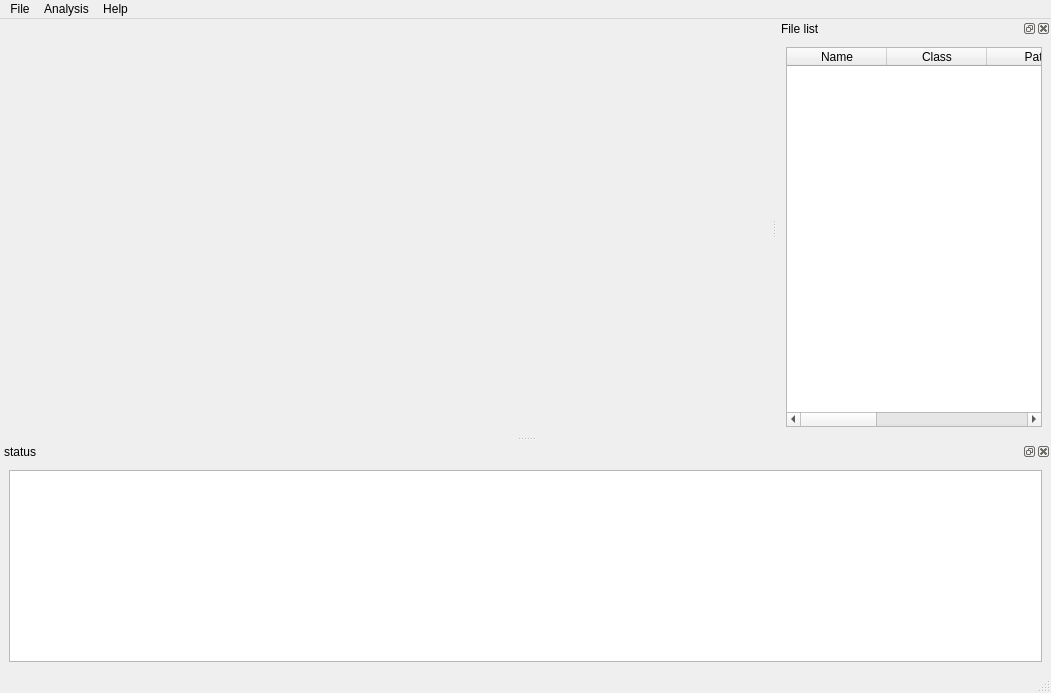
<?xml version="1.0" encoding="UTF-8"?>
<ui version="4.0">
 <class>MainWindow</class>
 <widget class="QMainWindow" name="MainWindow">
  <property name="geometry">
   <rect>
    <x>0</x>
    <y>0</y>
    <width>1051</width>
    <height>693</height>
   </rect>
  </property>
  <property name="sizePolicy">
   <sizepolicy hsizetype="MinimumExpanding" vsizetype="MinimumExpanding">
    <horstretch>0</horstretch>
    <verstretch>0</verstretch>
   </sizepolicy>
  </property>
  <property name="minimumSize">
   <size>
    <width>1051</width>
    <height>693</height>
   </size>
  </property>
  <property name="windowTitle">
   <string>nearest-rich</string>
  </property>
  <widget class="QWidget" name="centralwidget">
   <layout class="QGridLayout" name="gridLayout_3">
    <item row="1" column="0">
     <widget class="matplotlibWidget" name="widget_matplotlib" native="true"/>
    </item>
   </layout>
  </widget>
  <widget class="QMenuBar" name="menubar">
   <property name="geometry">
    <rect>
     <x>0</x>
     <y>0</y>
     <width>1051</width>
     <height>21</height>
    </rect>
   </property>
   <widget class="QMenu" name="menuFile">
    <property name="title">
     <string>File</string>
    </property>
    <addaction name="actionOpen"/>
    <addaction name="actionOpen_Dir"/>
    <addaction name="actionSave_As"/>
   </widget>
   <widget class="QMenu" name="menuAnalysis">
    <property name="title">
     <string>Analysis</string>
    </property>
    <widget class="QMenu" name="menuCompids">
     <property name="title">
      <string>Compids</string>
     </property>
     <addaction name="actionExport_CSV"/>
     <addaction name="actionExport_SQLiteDB"/>
    </widget>
    <addaction name="actionStart_Analysis"/>
    <addaction name="menuCompids"/>
   </widget>
   <widget class="QMenu" name="menuHelp">
    <property name="title">
     <string>Help</string>
    </property>
    <addaction name="actionAbout"/>
   </widget>
   <addaction name="menuFile"/>
   <addaction name="menuAnalysis"/>
   <addaction name="menuHelp"/>
  </widget>
  <widget class="QStatusBar" name="statusbar"/>
  <widget class="QDockWidget" name="dockWidget_filelist">
   <property name="sizePolicy">
    <sizepolicy hsizetype="MinimumExpanding" vsizetype="MinimumExpanding">
     <horstretch>0</horstretch>
     <verstretch>0</verstretch>
    </sizepolicy>
   </property>
   <property name="windowTitle">
    <string>File list</string>
   </property>
   <attribute name="dockWidgetArea">
    <number>2</number>
   </attribute>
   <widget class="QWidget" name="dockWidgetContents_3">
    <property name="sizePolicy">
     <sizepolicy hsizetype="MinimumExpanding" vsizetype="MinimumExpanding">
      <horstretch>0</horstretch>
      <verstretch>0</verstretch>
     </sizepolicy>
    </property>
    <layout class="QGridLayout" name="gridLayout">
     <item row="0" column="0">
      <widget class="QTableWidget" name="tableWidget_file">
       <property name="editTriggers">
        <set>QAbstractItemView::NoEditTriggers</set>
       </property>
       <property name="alternatingRowColors">
        <bool>true</bool>
       </property>
       <property name="sortingEnabled">
        <bool>true</bool>
       </property>
       <attribute name="verticalHeaderShowSortIndicator" stdset="0">
        <bool>false</bool>
       </attribute>
       <column>
        <property name="text">
         <string>Name</string>
        </property>
       </column>
       <column>
        <property name="text">
         <string>Class</string>
        </property>
       </column>
       <column>
        <property name="text">
         <string>Path</string>
        </property>
       </column>
       <column>
        <property name="text">
         <string>mCV</string>
        </property>
       </column>
       <column>
        <property name="text">
         <string>ProdID</string>
        </property>
       </column>
       <column>
        <property name="text">
         <string>Count</string>
        </property>
       </column>
      </widget>
     </item>
    </layout>
   </widget>
  </widget>
  <widget class="QDockWidget" name="dockWidget_status">
   <property name="sizePolicy">
    <sizepolicy hsizetype="MinimumExpanding" vsizetype="MinimumExpanding">
     <horstretch>0</horstretch>
     <verstretch>0</verstretch>
    </sizepolicy>
   </property>
   <property name="windowTitle">
    <string>status</string>
   </property>
   <attribute name="dockWidgetArea">
    <number>8</number>
   </attribute>
   <widget class="QWidget" name="dockWidgetContents_4">
    <layout class="QGridLayout" name="gridLayout_2">
     <item row="0" column="0">
      <widget class="QTextEdit" name="textEdit_status">
       <property name="readOnly">
        <bool>true</bool>
       </property>
      </widget>
     </item>
    </layout>
   </widget>
  </widget>
  <action name="actionOpen">
   <property name="text">
    <string>Open</string>
   </property>
  </action>
  <action name="actionOpen_Dir">
   <property name="text">
    <string>Open Dir</string>
   </property>
  </action>
  <action name="actionSave_As">
   <property name="text">
    <string>Save As..</string>
   </property>
  </action>
  <action name="actionAbout">
   <property name="text">
    <string>About</string>
   </property>
  </action>
  <action name="actionStart_Analysis">
   <property name="text">
    <string>Start Analysis</string>
   </property>
  </action>
  <action name="actionExport_CSV">
   <property name="text">
    <string>Export CSV</string>
   </property>
  </action>
  <action name="actionExport_SQLiteDB">
   <property name="text">
    <string>Export SQLiteDB</string>
   </property>
  </action>
 </widget>
 <customwidgets>
  <customwidget>
   <class>matplotlibWidget</class>
   <extends>QWidget</extends>
   <header>matplotlibwidgetFile</header>
   <container>1</container>
  </customwidget>
 </customwidgets>
 <resources/>
 <connections/>
</ui>
